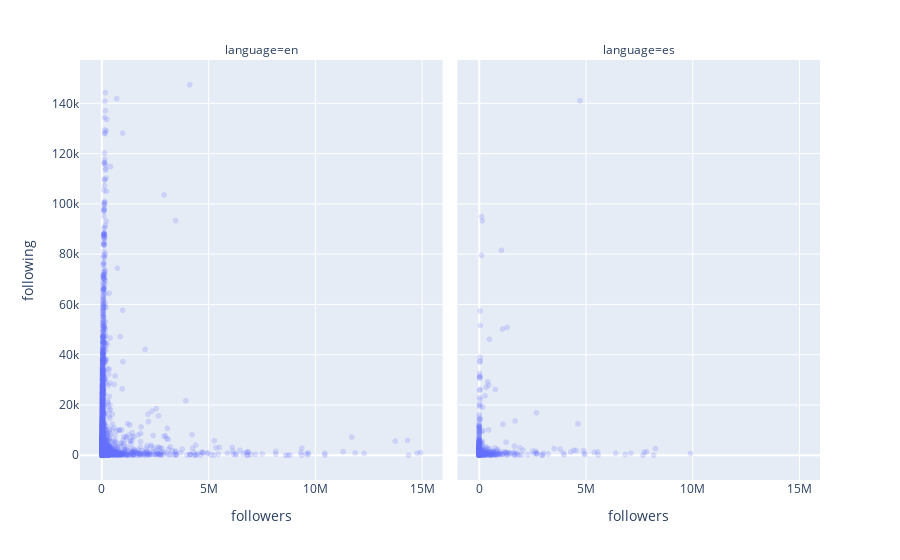

The code cell stored with this chart in its notebook:
### Code cell
fig = px.scatter(data_frame = userinfo_en_es[(userinfo_en_es["followers"] < 15000000) & (userinfo_en_es["following"] < 150000)],
                x = "followers",
                y = "following", 
                opacity = 0.2, 
                facet_col = "language",
                hover_name="twitter_ID")
fig.show()

### Figure 1 — Plotly figure (JSON) as saved in the notebook; plotly's stock layout.template omitted (floating-point values rounded to 4 significant figures; data arrays with more than 128 entries replaced by an {"elided": "..."} marker saying what was removed)
{"data": [{"hovertemplate": "<b>%{hovertext}</b><br><br>language=en<br>followers=%{x}<br>following=%{y}<extra></extra>", "hovertext": {"elided": "7606 str values"}, "legendgroup": "", "marker": {"color": "#636efa", "opacity": 0.2, "symbol": "circle"}, "mode": "markers", "name": "", "showlegend": false, "type": "scattergl", "x": {"elided": "7606 int values"}, "xaxis": "x", "y": {"elided": "7606 int values"}, "yaxis": "y"}, {"hovertemplate": "<b>%{hovertext}</b><br><br>language=es<br>followers=%{x}<br>following=%{y}<extra></extra>", "hovertext": {"elided": "1010 str values"}, "legendgroup": "", "marker": {"color": "#636efa", "opacity": 0.2, "symbol": "circle"}, "mode": "markers", "name": "", "showlegend": false, "type": "scattergl", "x": {"elided": "1010 int values"}, "xaxis": "x2", "y": {"elided": "1010 int values"}, "yaxis": "y2"}], "layout": {"annotations": [{"font": {}, "showarrow": false, "text": "language=en", "x": 0.245, "xanchor": "center", "xref": "paper", "y": 1, "yanchor": "bottom", "yref": "paper"}, {"font": {}, "showarrow": false, "text": "language=es", "x": 0.755, "xanchor": "center", "xref": "paper", "y": 1, "yanchor": "bottom", "yref": "paper"}], "legend": {"tracegroupgap": 0}, "margin": {"t": 60}, "xaxis": {"anchor": "y", "domain": [0, 0.49], "title": {"text": "followers"}}, "xaxis2": {"anchor": "y2", "domain": [0.51, 1], "matches": "x", "title": {"text": "followers"}}, "yaxis": {"anchor": "x", "domain": [0, 1], "title": {"text": "following"}}, "yaxis2": {"anchor": "x2", "domain": [0, 1], "matches": "y", "showticklabels": false}}}
